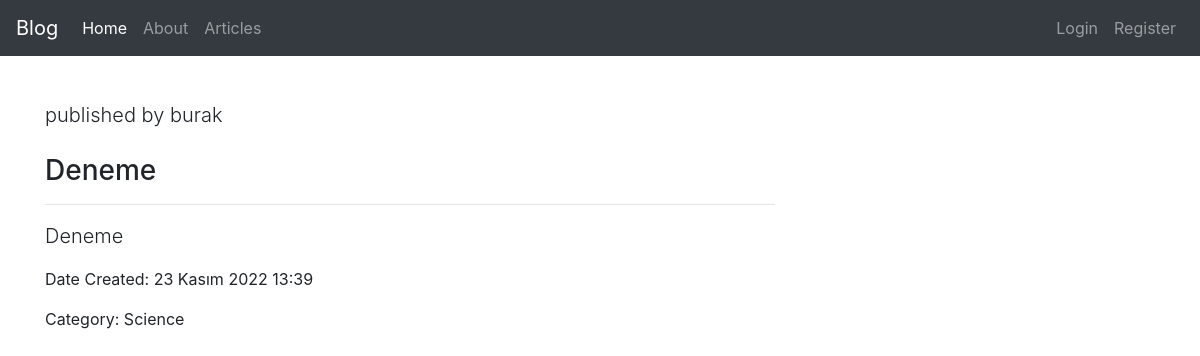
The app's page /articles/article/1 with its own data.
### article/models.py (models this page shows, shortened)
class Article(models.Model):
    author = models.ForeignKey("auth.User",on_delete= models.CASCADE,verbose_name = "author ")
    title = models.CharField(max_length=50,verbose_name = "Title ")
    content = models.TextField()
    created_date = models.DateTimeField(auto_now_add=True)
    category = models.TextField(default="")

### article/views.py (the view)
# urls.py: path('article/<int:id>',views.detail,name = "detail"),
def detail(request,id):
    article = get_object_or_404(Article,id = id)
    return render(request=request,template_name="detail.html",context={"article" : article})

### templates/detail.html
{% extends 'layout.html' %}
{% block body %}
<div class="row">
    <div class="col-lg-8">
      <p class="lead">
        published by {{article.author.username}}
      </p>
<h3 class="mt-4">{{article.title}}</h3>
      <hr>
      <p class="lead">
        {{article.content|safe}}
    </p>
    <p>Date Created: {{article.created_date}}</p>
    <p>Category: {{article.category}}</p>
{% endblock body %}

### records on screen
Article: author.username "burak", title "Deneme", content "Deneme", created_date "23 Kasım 2022 13:39", category "Science"
